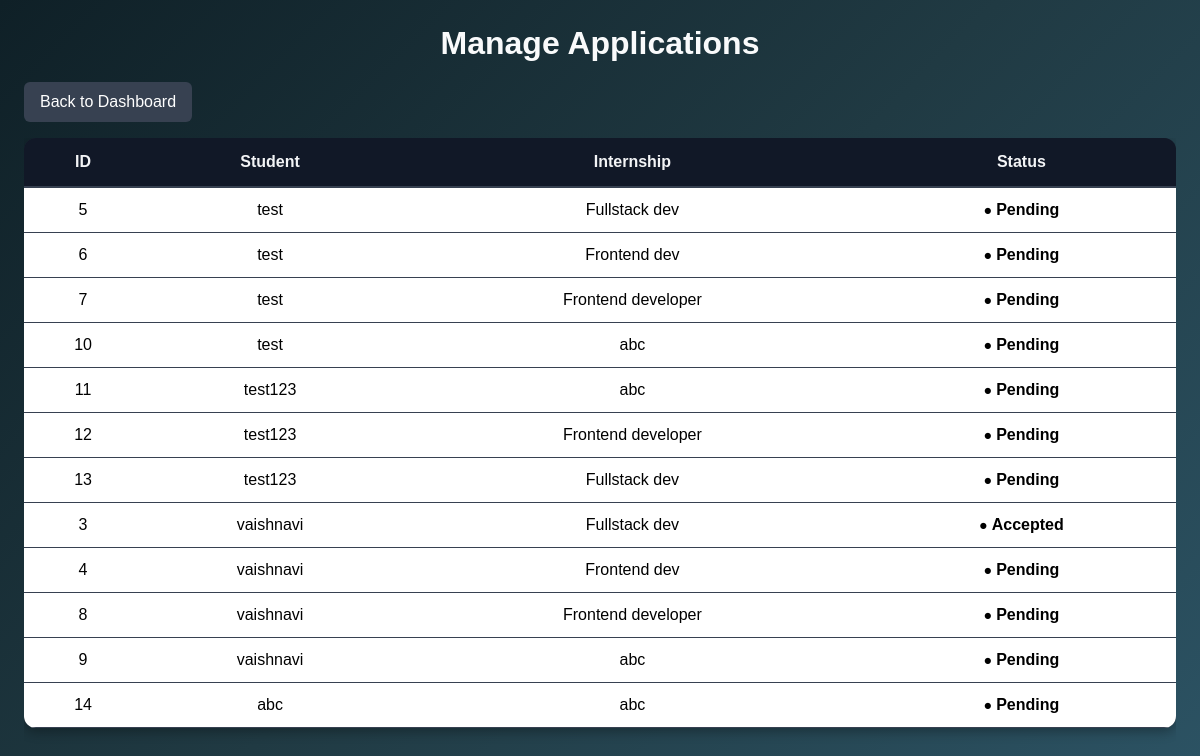
Screenshot of /php/manage_applications.php (signed in) with the database file from the repository.
### tables this page shows
CREATE TABLE `applications` (
  `id` int(11) NOT NULL,
  `internship_id` int(11) DEFAULT NULL,
  `student_id` int(11) DEFAULT NULL,
  `status` varchar(20) NOT NULL DEFAULT 'Pending',
  `applied_on` timestamp NOT NULL DEFAULT current_timestamp()
);

CREATE TABLE `users` (
  `id` int(11) NOT NULL,
  `full_name` varchar(128) NOT NULL,
  `email` varchar(255) NOT NULL,
  `password` varchar(255) NOT NULL,
  `role` enum('admin','student','company') NOT NULL DEFAULT 'student'
);

CREATE TABLE `internships` (
  `id` int(11) NOT NULL,
  `company_id` int(11) DEFAULT NULL,
  `title` varchar(100) DEFAULT NULL,
  `description` text DEFAULT NULL,
  `location` varchar(100) DEFAULT NULL,
  `duration` varchar(50) DEFAULT NULL,
  `stipend` varchar(50) DEFAULT NULL,
  `posted_on` timestamp NOT NULL DEFAULT current_timestamp()
);

### php/manage_applications.php (the view, shortened to what this page needs)
<?php
require_once __DIR__ . '/../database.php';
$result = $conn->query("SELECT a.id, s.full_name AS student, i.title AS internship, a.status
                        FROM applications a
                        JOIN students st ON a.student_id = st.id
                        JOIN users s ON st.user_id = s.id
                        JOIN internships i ON a.internship_id = i.id");
?>
<!DOCTYPE html>
<html>
<head>
    <link href="https://cdn.jsdelivr.net/npm/bootstrap@5.3.3/dist/css/bootstrap.min.css" rel="stylesheet">
     <link rel="stylesheet" href="../css/manage_applications.css">
</head>
<body class="p-4">
<h2>Manage Applications</h2>
<a href="admin.php" class="btn btn-secondary mb-3">Back to Dashboard</a>
<div class="table-responsive">
<table class="table">
<tr>
    <th>ID</th>
    <th>Student</th>
    <th>Internship</th>
    <th>Status</th>
</tr>
<?php while ($row = $result->fetch_assoc()) { ?>
<tr>
    <td><?= $row['id'] ?></td>
    <td><?= $row['student'] ?></td>
    <td><?= $row['internship'] ?></td>
    <td><?= $row['status'] ?></td>
</tr>
<?php } ?>
</table>
</div>
</body>
</html>

### CSS/manage_applications.css (style rules this page uses)
body { min-height: 100vh; margin: 0; font-family: Arial, sans-serif; background: linear-gradient(135deg, #0f2027, #203a43, #2c5364); color: #f3f4f6; padding: 20px; }
h2 { text-align: center; margin-bottom: 20px; font-weight: 600; color: #f9fafb; }
.btn-secondary { background: #374151; border: none; padding: 8px 16px; font-weight: 500; transition: background 0.2s ease, transform 0.2s ease; }
.table { background: #1f2937; border-radius: 12px; overflow: hidden; box-shadow: 0 4px 12px rgba(0,0,0,0.3); color: #e5e7eb; }
.table th { background: #111827; color: #f3f4f6; padding: 12px; text-align: center; font-weight: 600; border-bottom: 2px solid #374151; }
.table td { padding: 10px; text-align: center; vertical-align: middle; border-bottom: 1px solid #374151; }
td:last-child { font-weight: 600; }
td:last-child::before { content: "● "; font-size: 0.9rem; }

### rows the page displays
applications: id "5", users.full_name "test", internship.title "Fullstack dev", status "Pending"
applications: id "6", users.full_name "test", internship.title "Frontend dev", status "Pending"
applications: id "7", users.full_name "test", internship.title "Frontend developer", status "Pending"
applications: id "10", users.full_name "test", internship.title "abc", status "Pending"
applications: id "11", users.full_name "test123", internship.title "abc", status "Pending"
applications: id "12", users.full_name "test123", internship.title "Frontend developer", status "Pending"
applications: id "13", users.full_name "test123", internship.title "Fullstack dev", status "Pending"
applications: id "3", users.full_name "vaishnavi", internship.title "Fullstack dev", status "Accepted"
applications: id "4", users.full_name "vaishnavi", internship.title "Frontend dev", status "Pending"
applications: id "8", users.full_name "vaishnavi", internship.title "Frontend developer", status "Pending"
applications: id "9", users.full_name "vaishnavi", internship.title "abc", status "Pending"
applications: id "14", users.full_name "abc", internship.title "abc", status "Pending"
